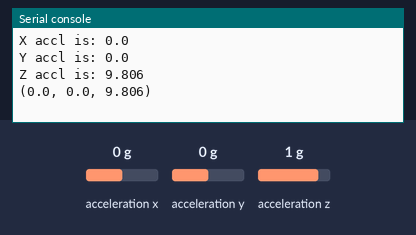
Simulated run of this program. Board: CircuitPython board. Parts: the last lines printed to the serial console. Inputs (shaded band) come from the test bench; at power-on: acceleration x 0 g, acceleration y 0 g, acceleration z 1 g.

Above: at 1.2 s.
1.3 s: acceleration x set to -1.4 g
At 2.1 s:
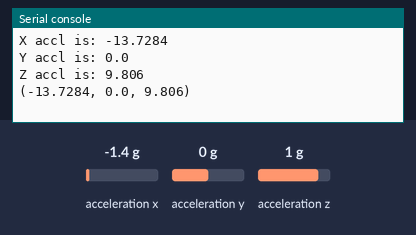
2.8 s: acceleration y set to -1.4 g
At 3.7 s:
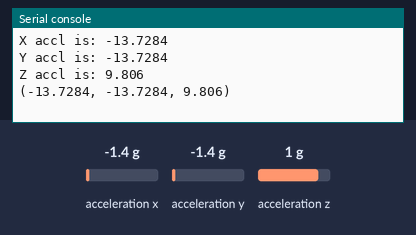
4.3 s: acceleration z set to -1.4 g
At 5.0 s:
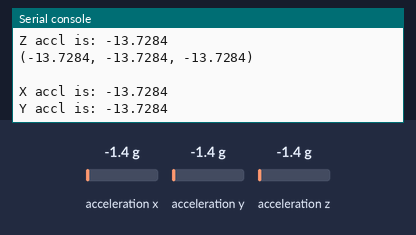

Measured:
- after the input at 1.3 s, the serial console: prints a new line at once (image 1)
- after the input at 2.8 s, the serial console: prints a new line at once (image 2)
- after the input at 4.3 s, the serial console: prints a new line at once (image 3)

The program:

3-axis_Data_Demo.py
```python
## Setup Block ##
import time
import board
import adafruit_lis3dh

# create an I2C() object
i2c = board.I2C()

# cretae an object for the lis3dh
lis3dh = adafruit_lis3dh.LIS3DH_I2C(i2c)

# loop forever
while True:
    ## Input Block ##
    # capture all three x y and z values at once
    x, y, z = lis3dh.acceleration

    ## Ouput Block ##
    # print the values
    print('X accl is:', x)
    print('Y accl is:', y)
    print('Z accl is:', z)
    # print as a tuple for serial plotter
    print((x, y, z, ))
    print()

    time.sleep(0.01)
```
